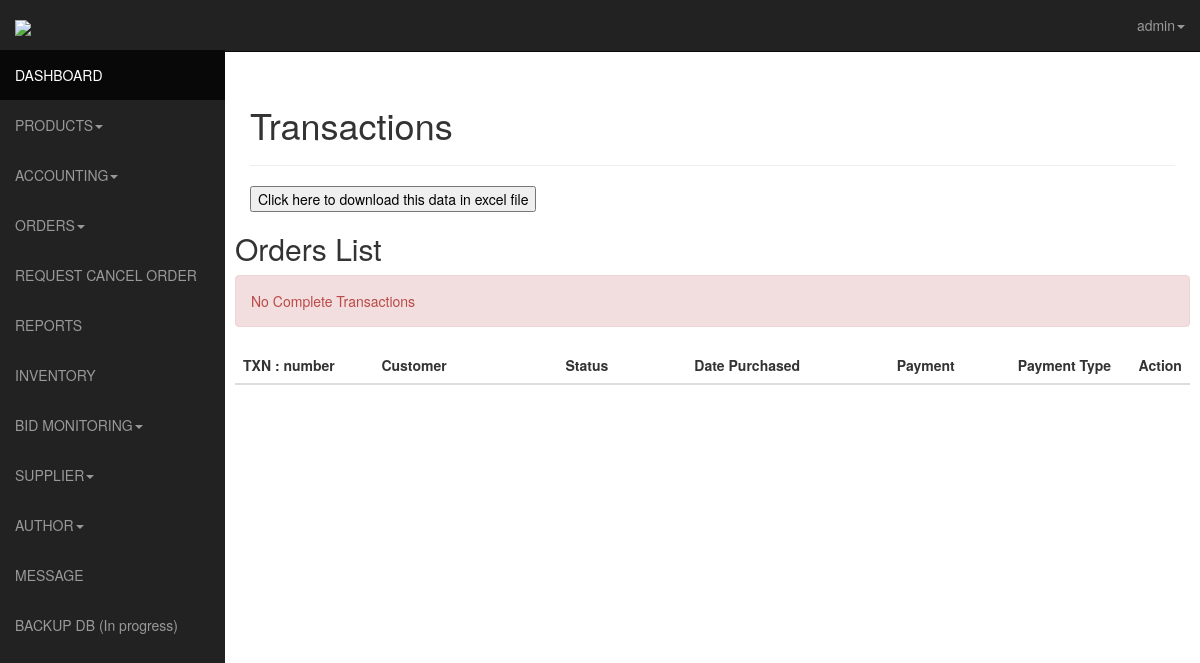
Page /admin/orders.php?status=Completed (signed in) on the earlier database version.
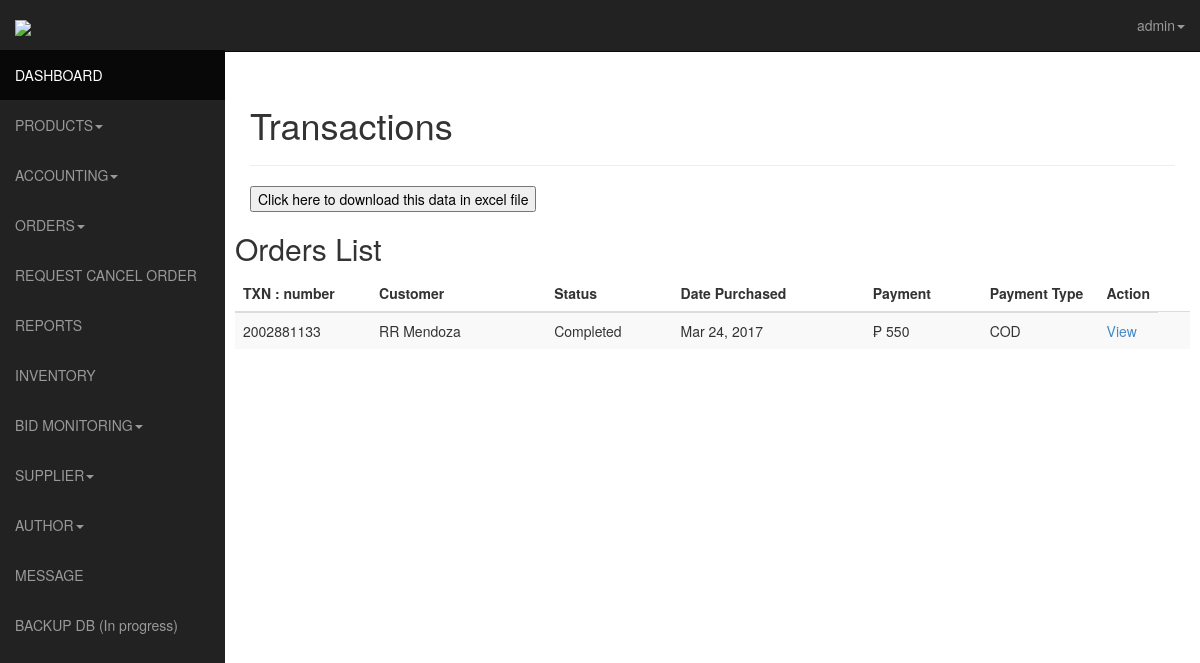
Same page on the later database version.
### tables this page shows
CREATE TABLE IF NOT EXISTS `transactions` (
  `id` int(11) NOT NULL AUTO_INCREMENT,
  `user_id` int(11) NOT NULL,
  `product_id_array` varchar(255) NOT NULL,
  `payer_email` varchar(255) NOT NULL,
  `first_name` varchar(255) NOT NULL,
  `last_name` varchar(255) NOT NULL,
  `month` varchar(4) NOT NULL,
  `day` varchar(4) NOT NULL,
  `year` varchar(4) NOT NULL,
  `payment_date` timestamp NOT NULL DEFAULT CURRENT_TIMESTAMP ON UPDATE CURRENT_TIMESTAMP,
  `mc_gross` varchar(255) NOT NULL,
  `payment_currency` varchar(255) NOT NULL,
  `receiver_email` varchar(255) NOT NULL,
  `payment_type` varchar(255) NOT NULL,
  `payment_status` varchar(255) NOT NULL,
  `txn_type` varchar(255) NOT NULL,
  `payer_status` varchar(255) NOT NULL,
  `address_street` varchar(255) NOT NULL,
  `address_city` varchar(255) NOT NULL,
  `address_state` varchar(255) NOT NULL,
  `address_zip` varchar(255) NOT NULL,
  `address_country` varchar(255) NOT NULL,
  `address_status` varchar(255) NOT NULL,
  `notify_version` varchar(255) NOT NULL,
  `verify_sign` varchar(255) NOT NULL,
  `payer_id` varchar(255) NOT NULL,
  `mc_currency` varchar(255) NOT NULL,
  `mc_fee` varchar(255) NOT NULL,
  `txn_id` varchar(255) NOT NULL,
  `qty` int(11) NOT NULL,
  PRIMARY KEY (`id`)
);

### admin/orders.php (the view, shortened to what this page needs)
<!DOCTYPE html>
<html lang="en">
  <head>
    <link href="css/bootstrap.css" rel="stylesheet">
    <link href="css/sb-admin.css" rel="stylesheet">-->
    <link rel="stylesheet" href="css/morris-0.4.3.min.css">
  </head>
  <body>
    <div id="wrapper">
      <nav class="navbar navbar-inverse  navbar-fixed-top" role="navigation">
      <?php include 'template/sidebar.php'; ?>
		<?php include 'template/top.php'; ?>
      </nav>
      <div id="page-wrapper">
        <div class="row">
          <div class="col-lg-12">
            <h1>Transactions<small></small></h1>
           <hr>
          </div>
           <div class="col-lg-6">
              <button onclick="window.location='excel_download.php?orders=print'" target="_blank">Click here to download this data in excel file</button>
          </div>
        </div>
			   <div class="row">
            <h2>Orders List</h2>
            <div class="table-responsive">
             <table class="table table-striped">
<thead>
<tr>
<th width="15%">TXN : number</th>
    <th width="20%">Customer</th>
    <th width="14%">Status</th>
    <th width="22%">Date Purchased</th>
    <th width="13%">Payment</th>
    <th width="13%">Payment Type</th>
    <th width="15%">Action</th>
</tr>
</thead>
<tbody>
<?php
  if (isset($_GET['status'])){
    $stat=$_GET['status'];
    $sql = mysql_query("SELECT * FROM transactions WHERE payment_status='$stat' ORDER BY id DESC");
    $productCount = mysql_num_rows($sql);
    if ($productCount > 0) {
      while($row = mysql_fetch_array($sql)){
        $id = $row['id'];
			  $gross = $row["mc_gross"];
			  $txn_id = $row["txn_id"];
        $firstname = $row["first_name"];
        $lastname = $row["last_name"];
        $payer_status = $row["payer_status"];
        $street = $row["address_street"];
        $city = $row["address_city"];
        $state = $row["address_state"];
			  $country = $row["address_country"];
			  $payment_status= $row["payment_status"];
				$cartTotal2="";
        $datepayment = strftime("%b %d, %Y", strtotime($row["payment_date"]));
        $payment_type = ($row['payment_type'] == 'cod') ? 'COD' : 'Paypal';
        $updatestat = "";
        if ($payment_status == 'Cancelled' || $payment_status == 'Completed') {
          $updatestat = '';
        } else {
          $updatestat = ' <a  data-toggle="modal" href="#status'.$id.'">Update Status</a>';
        }
        if($payment_status=='Completed'){
          $stat=$payment_status;
        }else{
          $stat=' '.$payment_status.' <a title="Update Status" href="transactions.php?transactid='.$id.'"><span class="icon-pencil"></span></a>';
        }
        echo'<tr>
          <td height="29">'.$txn_id.'</td>
          <td>'.$firstname.' '. $lastname.'</td>
          <td>'.$stat.'</td>
          <td>'.$datepayment .'</td>
          <td> &#8369; '.$gross.'</td>
          <td>'.$payment_type.'</td>
          <td><a  data-toggle="modal" href="#transaction'.$id.'">View</a>'.$updatestat.'</td>
	         <td>
            <div class="modal fade" id="transaction'.$id.'" tabindex="-1" role="dialog" aria-labelledby="myModalLabel" aria-hidden="true">
            <div class="modal-dialog">
            <div class="modal-content">
            <div class="modal-header">
            <button type="button" class="close" data-dismiss="modal" aria-hidden="true">&times;</button>
            <h4 class="modal-title" id="myModalLabel">Status : '.$firstname.' '.$lastname.' </h4>
            </div>
        <div class="modal-body">
				 Billing Address :<span style="font-size: 14px">'.$street.' '.$city.' '.$state.' '.$country.'</span><br/>
     			 Status : <span style="font-size: 14px">'.$payment_status.'</span><br/>
				 Payer Status : <span style="font-size: 14px">'.$payer_status.'</span><br/>
				 Date of Transaction : <span style="font-size: 14px">'.$datepayment.'</span><br/>
     			 Orders:
      <hr /> <div class="row thead">
               <div class="col-lg-3">Item name</div>
                <div class="col-lg-3">Price</div>
                 <div class="col-lg-3">Quantity</div>
                 <div class="col-lg-3">TPrice</div>
             </div>';
      	  echo'
                     <div class="span2 pull-right">Total Order: &#8369;'.$cartTotal2.'</div>
      		</div>
          </div>
        </div>
      </div></td>
        <td>
        <div class="modal fade" id="status'.$id.'" tabindex="-1" role="dialog" aria-labelledby="myModalLabel" aria-hidden="true">
                <h4 class="modal-title" id="myModalLabel">Status :  '.$stat.'</h4>
                <h5>Name : '.$firstname.' '.$lastname.'</h5>
        		<h5>Transaction ID : '.$txn_id.'></h5>
             <select name="status1"><option value="'.$payment_status.'">'.$payment_status.'</option>
                                 <option value="Returned">Returned</option></select>
            <input name="txnid" type="hidden" value="'.$txn_id.'" />
        </div></td>
          </tr>';
    }
}
	else{
		echo '<div class="alert alert-error">No Complete Transactions</div>';
		}
		}
?>
</tbody>
</table>
    			</div>
        </div>
      </div>
    </div>
  </body>
</html>

Differences in the rows shown:
added transactions: txn "2002881133", first_name "RR", last_name "Mendoza", payment_status "Completed", payment_date "Mar 24, 2017", mc_gross "550", payment_type "COD"
Other differences:
text no longer shown: "No Complete Transactions"
